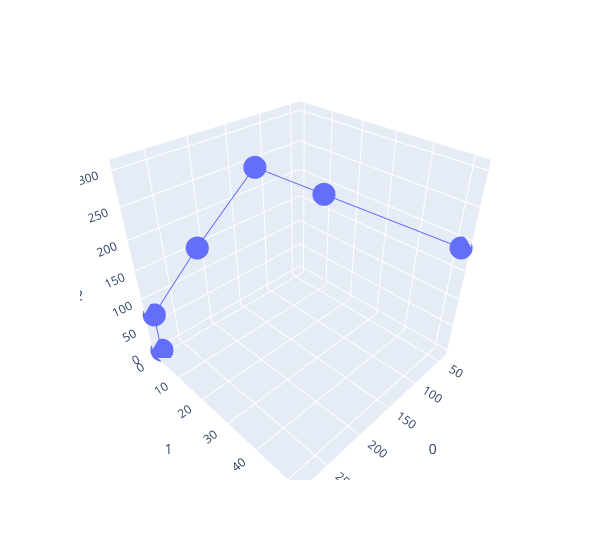

Notebook code cell kept with this figure:
### Code cell
points_hopeful = {'base': array([280.,   0.,   0.]), 'shoulder': array([280. ,   0. ,  71.5]), 'elbow': array([237.28564901,   9.28572848, 188.60789669]), 'wrist_tilt': array([191.19121871,  19.3062568 , 304.36580142]), 'wrist_rotate': array([144.38220592,  29.48212915, 268.23592536]), 'grip': array([ 41.40237779,  51.86904831, 188.75019804])}
df_hopeful = pd.DataFrame(points_hopeful).T
px.line_3d(df_hopeful, x=0, y=1, z=2, hover_name=df_hopeful.index, markers=True, width=600)

### Figure 1 — Plotly figure (JSON) as saved in the notebook; plotly's stock layout.template omitted (floating-point values rounded to 4 significant figures)
{"data": [{"hovertemplate": "<b>%{hovertext}</b><br><br>0=%{x}<br>1=%{y}<br>2=%{z}<extra></extra>", "hovertext": ["base", "shoulder", "elbow", "wrist_tilt", "wrist_rotate", "grip"], "legendgroup": "", "line": {"color": "#636efa", "dash": "solid"}, "marker": {"symbol": "circle"}, "mode": "markers+lines", "name": "", "scene": "scene", "showlegend": false, "type": "scatter3d", "x": [280, 280, 237.3, 191.2, 144.4, 41.4], "y": [0, 0, 9.286, 19.31, 29.48, 51.87], "z": [0, 71.5, 188.6, 304.4, 268.2, 188.8]}], "layout": {"legend": {"tracegroupgap": 0}, "margin": {"t": 60}, "scene": {"domain": {"x": [0, 1], "y": [0, 1]}, "xaxis": {"title": {"text": "0"}}, "yaxis": {"title": {"text": "1"}}, "zaxis": {"title": {"text": "2"}}}, "width": 600}}
